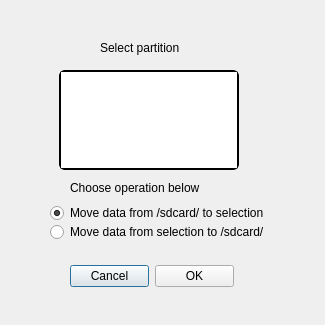
<?xml version="1.0" encoding="UTF-8"?>
<ui version="4.0">
 <class>dataDialog</class>
 <widget class="QDialog" name="dataDialog">
  <property name="geometry">
   <rect>
    <x>0</x>
    <y>0</y>
    <width>325</width>
    <height>325</height>
   </rect>
  </property>
  <property name="minimumSize">
   <size>
    <width>325</width>
    <height>325</height>
   </size>
  </property>
  <property name="maximumSize">
   <size>
    <width>325</width>
    <height>325</height>
   </size>
  </property>
  <property name="windowTitle">
   <string>Move Kodi Data</string>
  </property>
  <widget class="QWidget" name="layoutWidget">
   <property name="geometry">
    <rect>
     <x>70</x>
     <y>260</y>
     <width>164</width>
     <height>32</height>
    </rect>
   </property>
   <layout class="QHBoxLayout" name="horizontalLayout">
    <item>
     <widget class="QPushButton" name="cancelButton">
      <property name="text">
       <string>Cancel</string>
      </property>
     </widget>
    </item>
    <item>
     <widget class="QPushButton" name="okButton">
      <property name="text">
       <string>OK</string>
      </property>
     </widget>
    </item>
   </layout>
  </widget>
  <widget class="QListWidget" name="listDirectories1">
   <property name="geometry">
    <rect>
     <x>59</x>
     <y>70</y>
     <width>180</width>
     <height>100</height>
    </rect>
   </property>
   <property name="minimumSize">
    <size>
     <width>180</width>
     <height>100</height>
    </size>
   </property>
   <property name="maximumSize">
    <size>
     <width>180</width>
     <height>100</height>
    </size>
   </property>
   <property name="toolTip">
    <string>&lt;html&gt;&lt;head/&gt;&lt;body&gt;&lt;p&gt;Click to select an external partition &lt;/p&gt;&lt;/body&gt;&lt;/html&gt;</string>
   </property>
   <property name="styleSheet">
    <string notr="true">QListWidget {
    border: 2px solid #8f8f91;
    border-radius: 6px;
    border-color: black;
  
}</string>
   </property>
  </widget>
  <widget class="QLabel" name="label_4">
   <property name="geometry">
    <rect>
     <x>100</x>
     <y>40</y>
     <width>111</width>
     <height>16</height>
    </rect>
   </property>
   <property name="text">
    <string>Select partition</string>
   </property>
  </widget>
  <widget class="QRadioButton" name="dataButton3">
   <property name="geometry">
    <rect>
     <x>20</x>
     <y>371</y>
     <width>331</width>
     <height>20</height>
    </rect>
   </property>
   <property name="text">
    <string>Move thumbnails from /sdcard to selection</string>
   </property>
  </widget>
  <widget class="QLabel" name="label_3">
   <property name="geometry">
    <rect>
     <x>70</x>
     <y>180</y>
     <width>161</width>
     <height>16</height>
    </rect>
   </property>
   <property name="text">
    <string>Choose operation below</string>
   </property>
  </widget>
  <widget class="QRadioButton" name="dataButton1">
   <property name="geometry">
    <rect>
     <x>50</x>
     <y>203</y>
     <width>331</width>
     <height>20</height>
    </rect>
   </property>
   <property name="text">
    <string>Move data from /sdcard/ to selection</string>
   </property>
   <property name="checked">
    <bool>true</bool>
   </property>
  </widget>
  <widget class="QRadioButton" name="dataButton4">
   <property name="geometry">
    <rect>
     <x>20</x>
     <y>390</y>
     <width>291</width>
     <height>20</height>
    </rect>
   </property>
   <property name="text">
    <string>Move thumbnails from selection to /sdcard</string>
   </property>
  </widget>
  <widget class="QRadioButton" name="dataButton2">
   <property name="geometry">
    <rect>
     <x>50</x>
     <y>222</y>
     <width>331</width>
     <height>20</height>
    </rect>
   </property>
   <property name="text">
    <string>Move data from selection to /sdcard/</string>
   </property>
  </widget>
 </widget>
 <resources/>
 <connections>
  <connection>
   <sender>okButton</sender>
   <signal>clicked()</signal>
   <receiver>dataDialog</receiver>
   <slot>accept()</slot>
   <hints>
    <hint type="sourcelabel">
     <x>183</x>
     <y>165</y>
    </hint>
    <hint type="destinationlabel">
     <x>145</x>
     <y>105</y>
    </hint>
   </hints>
  </connection>
  <connection>
   <sender>cancelButton</sender>
   <signal>clicked()</signal>
   <receiver>dataDialog</receiver>
   <slot>reject()</slot>
   <hints>
    <hint type="sourcelabel">
     <x>100</x>
     <y>165</y>
    </hint>
    <hint type="destinationlabel">
     <x>145</x>
     <y>105</y>
    </hint>
   </hints>
  </connection>
 </connections>
</ui>
